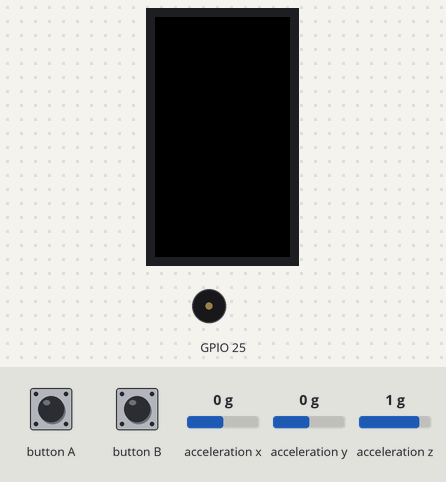
Bench run of a program on a simulated ESP32. Parts: 135×240 colour display, buzzer (waves = sounding). Inputs (shaded band) come from the test bench; at power-on: acceleration x 0 g, acceleration y 0 g, acceleration z 1 g.

Above: at 1.3 s.
1.4 s: acceleration x set to -1.4 g
Timing chart, 0 to 4.4 s (numbered marks = the images above; inputs shaded):
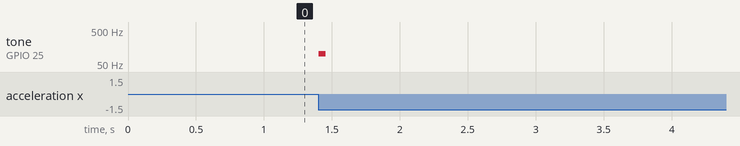

Measured:
- after the input at 1.4 s, tone on GPIO 25: silent → 100 Hz at once, → silent 0.05 s later

The program:

main.cpp
```cpp
#include <M5StickCPlus.h>
#include "images.h"

const int luckCandidates[][2] = {
  {0, 3}, {1, 3}, {2, 3}, {-1, 4}, {0, 4}
};
const int luckCandidateNum = (int)(sizeof(luckCandidates) / sizeof(luckCandidates[0]));

const float batteryMin = 3.0, batteryMax = 4.2;
const float batteryWarnRatio = 0.35;
bool lowBatteryWarned = false;

unsigned long prevTime = 0;
float prevX = 0, prevY = 0, prevZ = 0;
float nogSizeLpf = 0;
const float lpfAlpha = 0.5;
const float shakeOnThreshold = 0.5, shakeOffThreshold = 0.3;
bool shaked = false;
bool prevShaked = false;
int kuziPos = 0;
const int kuziPosMax = 10;
int luck[2] = {-1, -1};
unsigned long luckSelect = 0;

const int kuziWidth = 32;
int kuziX, kuziMaxY;
const uint16_t kuziColor = M5.Lcd.color565(240, 155, 89);
const uint16_t backgroundColor = BLACK;
const uint16_t characterColor = BLACK;

unsigned long frameNo = 0;

void drawLuck(int luckY) {
  for (int i = 0; i < 2; i++) {
    if (luck[i] < 0) {
      M5.Lcd.fillRect(kuziX, luckY + 32 * i, 32, 32, kuziColor);
    } else {
      M5.Lcd.drawXBitmap(kuziX, luckY + 32 * i, luckChars[luck[i]], 32, 32, characterColor, kuziColor);
    }
  }
}

void setup() {
  M5.begin();
  M5.Lcd.setRotation(2);
  M5.Lcd.fillScreen(backgroundColor);
  M5.Imu.Init();
  prevTime = millis();
  kuziX = M5.Lcd.width() / 2 - kuziWidth / 2;
  kuziMaxY = M5.Lcd.height() - 32;
}

void loop() {
  M5.update();
  frameNo++;
  unsigned long currentTime = millis();
  if (currentTime - prevTime >= 20UL) {
    prevTime = currentTime;
    float accelX = 0, accelY = 0, accelZ = 0;
    M5.Imu.getAccelData(&accelX, &accelY, &accelZ);
    float nogX = accelX - prevX, nogY = accelY - prevY, nogZ = accelZ - prevZ;
    float gX = accelX - nogX, gY = accelY - nogY, gZ = accelZ - nogZ;
    prevX = accelX; prevY = accelY; prevZ = accelZ;
    float nogSize = sqrt(nogX * nogX + nogY * nogY + nogZ * nogZ);
    luckSelect += (unsigned long)(nogSize * 1000);
    nogSizeLpf = nogSizeLpf * (1 - lpfAlpha) + nogSize * lpfAlpha;
    float gHorzSize = sqrt(gX * gX + gZ * gZ);
    bool isDown = gY < -gHorzSize, isUp = gY > gHorzSize;
    if (shaked) {
      if (nogSizeLpf < shakeOffThreshold) shaked = false;
    } else {
      if (nogSizeLpf > shakeOnThreshold) shaked = true;
    }
    bool shakedNow = shaked && !prevShaked;
    prevShaked = shaked;
    bool appear = false;
    if (shakedNow) {
      appear = frameNo % 5 == 0;
      if (appear && kuziPos == 0) {
        luck[0] = luckCandidates[luckSelect % luckCandidateNum][0];
        luck[1] = luckCandidates[luckSelect % luckCandidateNum][1];
      }
      M5.Beep.tone(100, 50);
    }
    if (isDown && kuziPos < kuziPosMax && (kuziPos > 0 || appear)) {
      int kuziPrevY = kuziMaxY * kuziPos / kuziPosMax;
      kuziPos++;
      int kuziY = kuziMaxY * kuziPos / kuziPosMax;
      int kuziDeltaStartY = kuziPrevY - kuziWidth / 4 - kuziWidth * 2;
      int kuziCharacterY = kuziY - kuziWidth / 4 - kuziWidth * 2;
      M5.Lcd.fillRoundRect(kuziX, kuziY - kuziWidth / 2, kuziWidth, kuziWidth / 2, kuziWidth / 4, kuziColor);
      M5.Lcd.fillRect(kuziX, kuziDeltaStartY, kuziWidth, kuziCharacterY - kuziDeltaStartY, kuziColor);
      drawLuck(kuziCharacterY);
    }
    if (isUp && kuziPos > 0) {
      int kuziPrevY = kuziMaxY * kuziPos / kuziPosMax;
      kuziPos--;
      int kuziY = kuziMaxY * kuziPos / kuziPosMax;
      int kuziDeltaStartY = kuziY - kuziWidth / 4 - kuziWidth * 2;
      M5.Lcd.fillRect(kuziX, kuziDeltaStartY, kuziWidth, kuziPrevY - kuziDeltaStartY, backgroundColor);
      M5.Lcd.fillRoundRect(kuziX, kuziY - kuziWidth / 2, kuziWidth, kuziWidth / 2, kuziWidth / 4, kuziColor);
      drawLuck(kuziDeltaStartY);
    }
    float batteryRatio = (M5.Axp.GetBatVoltage() - batteryMin) / (batteryMax - batteryMin);
    if (batteryRatio < batteryWarnRatio) {
      if (!lowBatteryWarned) {
        M5.lcd.drawXBitmap(8, M5.Lcd.height() - 24, lowBatteryIcon[0], 32, 16, LIGHTGREY);
        M5.lcd.drawXBitmap(8, M5.Lcd.height() - 24, lowBatteryIcon[1], 32, 16, RED);
        lowBatteryWarned = true;
      }
    } else {
      if (lowBatteryWarned) {
        M5.Lcd.fillRect(8, M5.Lcd.height() - 24, 32, 16, backgroundColor);
        lowBatteryWarned = false;
      }
    }
  }
}
```

images.h
```cpp
#include <cstdint>

extern const uint8_t lowBatteryIcon[2][64];
extern const uint8_t luckChars[5][128];
```

Source omitted: images.cpp (data table, 5140 bytes)
